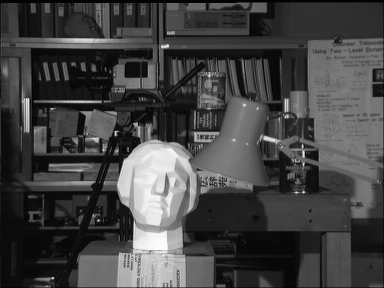
%> input picture tsukuba_l.png, 384 x 288 px
$ octave midterm_Q4_SSD.m   (GNU Octave 9; MATLAB toolbox functions it lacks are replaced by stand-ins)
%> lines starting %> are read from the running program, lines starting %| are printed output that depends on the picture
### SSD.m
function [dispMap] = SSD(I1, I2, W, dispMax)

%This function finds the Sum Of Square Differences of 2 given images I1 and I2.

    I1 = im2double(I1);
    I2 = im2double(I2);
    [size_r, size_c] = size(I1);
    dispMap=zeros(size_r, size_c);
    win = (W-1) / 2;
    I1 = padarray(I1, [win, win + dispMax], 'both');
    I2 = padarray(I2, [win, win + dispMax], 'both');

    % Initialize progress bar
    hWaitBar = waitbar(0, 'Loading...');

    for r = win + 1 : 1 : win + size_r

        for c = win + dispMax + 1 : 1 : win + dispMax + size_c
            prevSSD = 65532;
            best = 0;
            for dispRange = -dispMax : 1 : dispMax
                im1win = I1(r - win : r + win, c + dispRange - win : c + win + dispRange);
                im2win = I2(r - win : r + win, c - win : c + win);
                [ssd, ~] = sumsqr(im2win - im1win);
                if (prevSSD > ssd)
                    prevSSD = ssd;
                    best = dispRange;
                end
            end
            dispMap(r - win,c - win - dispMax) = best;
        end
        waitbar(r/(win + size_r),hWaitBar);
    end
end

### midterm_Q4_SSD.m
% ENPM673 Midterm Q4 Part a. SSD and Window-based Stereo Matching
% Canberk Suat Gurel 115595972
clc; clearvars; close all;

I1 = imread('tsukuba_l.png');
%> I1 is the input picture: size 288x384 uint8; min 0, max 252, mean 67.6
I2 = imread('tsukuba_r.png');
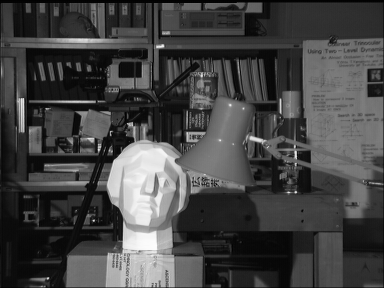
%> input picture tsukuba_r.png, 384 x 288 px
%> I2 is the input picture: size 288x384 uint8; min 0, max 253, mean 68

dispmap_L = SSD(I1, I2, 7, 20);
%> in SSD, `I1 = padarray(I1, [win, win + dispMax], 'both');`:
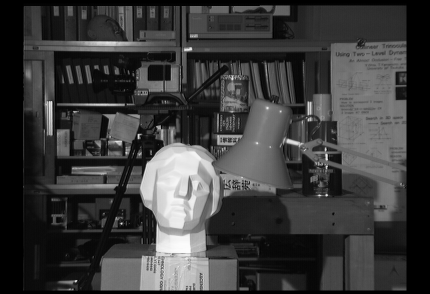
%> I1: size 294x430 double; min 0, max 0.988, mean 0.232
%> in SSD, `I2 = padarray(I2, [win, win + dispMax], 'both');`:
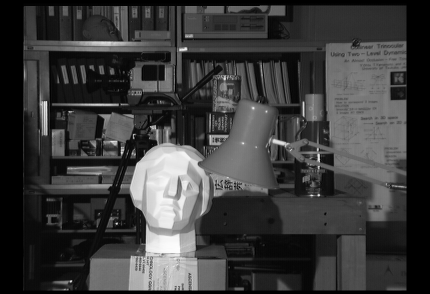
%> I2: size 294x430 double; min 0, max 0.992, mean 0.233
%> the run ends on the next line
